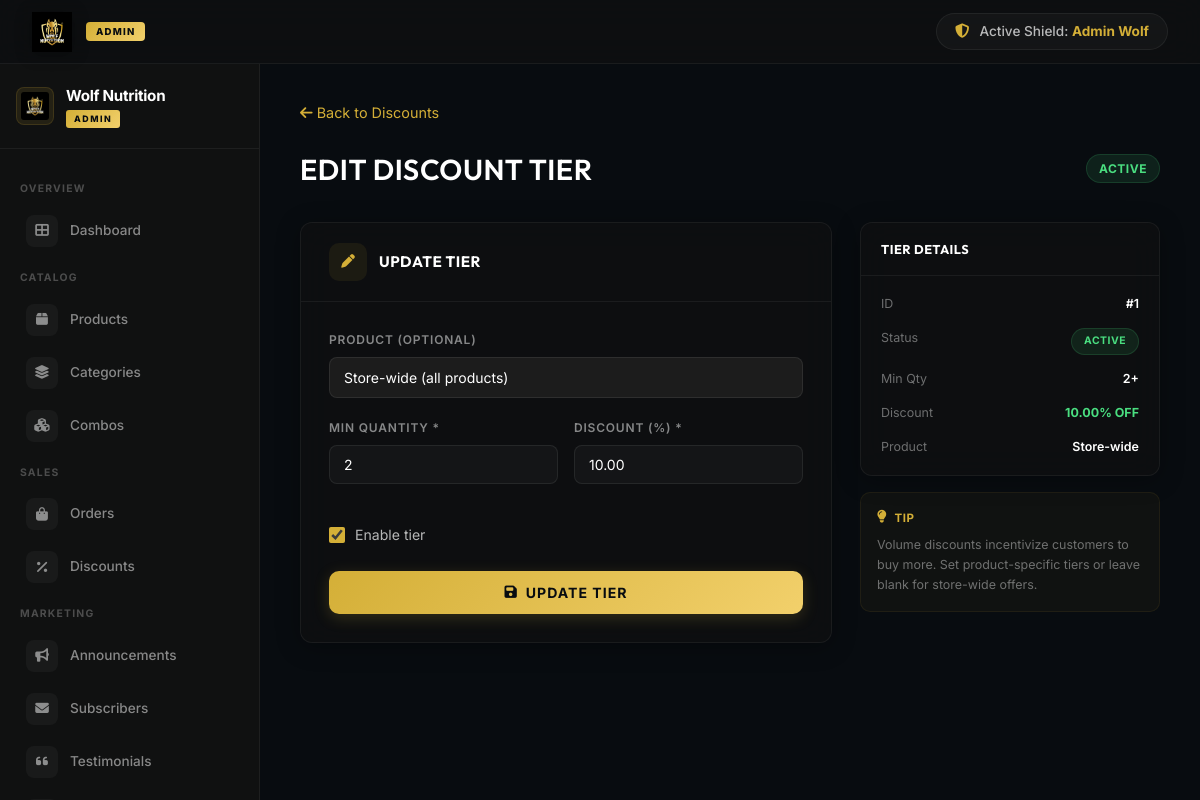
/admin/quantity_discount_edit.php?id=1 (signed in), run on the app's committed database.
### tables this page shows
CREATE TABLE IF NOT EXISTS `quantity_discounts` (
  `id` INT AUTO_INCREMENT PRIMARY KEY,
  `product_id` INT NULL,  
  `min_qty` INT NOT NULL,
  `discount_percent` DECIMAL(5,2) NOT NULL,
  `status` TINYINT(1) DEFAULT 1,
  FOREIGN KEY (`product_id`) REFERENCES `products` (`id`) ON DELETE CASCADE
);

### admin/quantity_discount_edit.php (the view, shortened to what this page needs)
<?php
require_once __DIR__ . '/includes/header.php';
require_once __DIR__ . '/includes/sidebar.php';
$edit_id = isset($_GET['id']) ? (int)$_GET['id'] : 0;
$stmt_t = $pdo->prepare("SELECT * FROM quantity_discounts WHERE id = ?");
$stmt_t->execute([$edit_id]);
$tier = $stmt_t->fetch();
$product_name = 'Store-wide';
?>
    <div style="margin-bottom:20px;">
        <a href="quantity_discounts.php" style="color:var(--gold-muted); font-size:0.9rem; text-decoration:none;">
            <i class="fas fa-arrow-left"></i> Back to Discounts
        </a>
    </div>
    <div style="display:flex; justify-content:space-between; align-items:center; margin-bottom:30px;">
        <h2 style="font-size:1.8rem; text-transform:uppercase;">Edit Discount Tier</h2>
        <span class="admin-badge <?php echo $tier['status'] ? 'badge-completed' : 'badge-pending'; ?>" style="font-size:0.75rem;">
            <?php echo $tier['status'] ? 'Active' : 'Inactive'; ?>
        </span>
    </div>
    <div style="display:grid; grid-template-columns:1fr 300px; gap:28px; align-items:start;">
        <div class="glass-card" style="padding:0; overflow:hidden;">
            <div style="padding:20px 28px; border-bottom:1px solid rgba(255,255,255,0.06); display:flex; align-items:center; gap:12px;">
                <div style="width:38px; height:38px; border-radius:10px; background:rgba(212,175,55,0.08); display:flex; align-items:center; justify-content:center;">
                    <i class="fas fa-pen" style="color:#D4AF37; font-size:0.85rem;"></i>
                </div>
                <h3 style="font-size:0.95rem; font-weight:700; color:#fff; text-transform:uppercase; letter-spacing:0.5px;">Update Tier</h3>
            </div>
            <form action="quantity_discount_edit.php?id=<?php echo $edit_id; ?>" method="POST" style="padding:28px;">
                <div class="form-group" style="margin-bottom:20px;">
                    <label style="font-size:0.75rem; text-transform:uppercase; letter-spacing:0.8px; color:rgba(255,255,255,0.5); margin-bottom:8px; display:block;">Product (optional)</label>
                    <select name="product_id" class="form-control">
                        <option value="">Store-wide (all products)</option>
                    </select>
                </div>
                <div style="display:grid; grid-template-columns:1fr 1fr; gap:16px; margin-bottom:20px;">
                    <div class="form-group">
                        <label style="font-size:0.75rem; text-transform:uppercase; letter-spacing:0.8px; color:rgba(255,255,255,0.5); margin-bottom:8px; display:block;">Min Quantity *</label>
                        <input type="number" name="min_qty" class="form-control" min="2" required value="<?php echo $tier['min_qty']; ?>">
                    </div>
                    <div class="form-group">
                        <label style="font-size:0.75rem; text-transform:uppercase; letter-spacing:0.8px; color:rgba(255,255,255,0.5); margin-bottom:8px; display:block;">Discount (%) *</label>
                        <input type="number" step="0.01" name="discount_percent" class="form-control" required value="<?php echo $tier['discount_percent']; ?>">
                    </div>
                </div>
                <div style="margin-bottom:24px;">
                    <label style="display:flex; align-items:center; gap:10px; cursor:pointer; font-size:0.88rem; color:rgba(255,255,255,0.7);">
                        <input type="checkbox" name="status" value="1" <?php echo $tier['status'] ? 'checked' : ''; ?> style="accent-color:#D4AF37; width:16px; height:16px;">
                        <span>Enable tier</span>
                    </label>
                </div>
                <button type="submit" name="update_tier" class="btn-gold" style="width:100%; padding:13px 20px; font-size:0.88rem; font-weight:700; border-radius:10px; display:flex; align-items:center; justify-content:center; gap:8px;">
                    <i class="fas fa-save"></i> Update Tier
                </button>
            </form>
        </div>
        <div style="position:sticky; top:96px;">
            <div class="glass-card" style="padding:0; overflow:hidden;">
                <div style="padding:16px 20px; border-bottom:1px solid rgba(255,255,255,0.06);">
                    <h4 style="font-size:0.8rem; font-weight:700; color:#fff; text-transform:uppercase; letter-spacing:0.5px;">Tier Details</h4>
                </div>
                <div style="padding:18px 20px;">
                    <div style="display:flex; justify-content:space-between; margin-bottom:14px;">
                        <span style="font-size:0.78rem; color:rgba(255,255,255,0.4);">ID</span>
                        <span style="font-size:0.78rem; color:#fff; font-weight:600;">#<?php echo $tier['id']; ?></span>
                    </div>
                    <div style="display:flex; justify-content:space-between; margin-bottom:14px;">
                        <span style="font-size:0.78rem; color:rgba(255,255,255,0.4);">Status</span>
                        <span class="admin-badge <?php echo $tier['status'] ? 'badge-completed' : 'badge-pending'; ?>">
                            <?php echo $tier['status'] ? 'Active' : 'Inactive'; ?>
                        </span>
                    </div>
                    <div style="display:flex; justify-content:space-between; margin-bottom:14px;">
                        <span style="font-size:0.78rem; color:rgba(255,255,255,0.4);">Min Qty</span>
                        <span style="font-size:0.78rem; color:#fff; font-weight:600;"><?php echo $tier['min_qty']; ?>+</span>
                    </div>
                    <div style="display:flex; justify-content:space-between; margin-bottom:14px;">
                        <span style="font-size:0.78rem; color:rgba(255,255,255,0.4);">Discount</span>
                        <span style="font-size:0.78rem; color:#4ade80; font-weight:700;"><?php echo $tier['discount_percent']; ?>% OFF</span>
                    </div>
                    <div style="display:flex; justify-content:space-between;">
                        <span style="font-size:0.78rem; color:rgba(255,255,255,0.4);">Product</span>
                        <span style="font-size:0.78rem; color:#fff; font-weight:600; text-align:right; max-width:140px; overflow:hidden; text-overflow:ellipsis; white-space:nowrap;"><?php echo htmlspecialchars($product_name); ?></span>
                    </div>
                </div>
            </div>
            <div style="margin-top:16px; padding:16px; border-radius:10px; background:rgba(212,175,55,0.04); border:1px solid rgba(212,175,55,0.08);">
                <div style="display:flex; align-items:center; gap:8px; margin-bottom:8px;">
                    <i class="fas fa-lightbulb" style="color:#D4AF37; font-size:0.8rem;"></i>
                    <span style="font-size:0.72rem; font-weight:700; color:#D4AF37; text-transform:uppercase; letter-spacing:0.5px;">Tip</span>
                </div>
                <p style="font-size:0.78rem; color:rgba(255,255,255,0.4); line-height:1.6; margin:0;">
                    Volume discounts incentivize customers to buy more. Set product-specific tiers or leave blank for store-wide offers.
                </p>
            </div>
        </div>
    </div>
<?php
require_once __DIR__ . '/includes/footer.php';
?>

### assets/css/style.css (style rules this page uses)
:root { --bg-primary: #080C10; --bg-secondary: #121212; --bg-card: #121212; --bg-card-hover: #121212; --gold-primary: #D4AF37; --gold-light: #FFD700; --gold-dark: #D4AF37; --gold-muted: #D4AF37; --gold-gradient: linear-gradient(135deg, #FFD700 0%, #D4AF37 100%); --gold-glow: 0 0 15px rgba(212, 175, 55, 0.25); --gold-glow-hover: 0 0 25px rgba(212, 175, 55, 0.5); --text-primary: #FFFFFF; --text-secondary: rgba(255, 255, 255, 0.8); --text-muted: rgba(255, 255, 255, 0.5); --border-color: rgba(212, 175, 55, 0.15); --border-active: rgba(212, 175, 55, 0.5); --danger-color: #FFFFFF; --success-color: #D4AF37; --font-heading: 'Outfit', sans-serif; --font-body: 'Inter', sans-serif; --transition-fast: 0.2s ease; --transition-normal: 0.3s cubic-bezier(0.25, 0.8, 0.25, 1); }
* { box-sizing: border-box; margin: 0; padding: 0; }
body { background-color: var(--bg-primary); color: var(--text-secondary); font-family: var(--font-body); line-height: 1.6; overflow-x: hidden; }
h1, h2, h3, h4, h5, h6 { color: var(--text-primary); font-family: var(--font-heading); font-weight: 600; letter-spacing: 0.5px; }
a { color: inherit; text-decoration: none; transition: var(--transition-fast); }
.btn-gold { background: var(--gold-gradient); color: #080C10; border: none; padding: 12px 25px; font-family: var(--font-heading); font-weight: 700; text-transform: uppercase; letter-spacing: 1px; border-radius: 4px; cursor: pointer; display: inline-flex; align-items: center; justify-content: center; gap: 10px; position: relative; overflow: hidden; transition: var(--transition-normal); box-shadow: var(--gold-glow); }
.btn-gold::before { content: ''; position: absolute; top: 0; left: -100%; width: 50%; height: 100%; background: linear-gradient(90deg, transparent, rgba(255, 255, 255, 0.4), transparent); transform: skewX(-25deg); transition: 0.75s; }
.glass-card { background: var(--bg-card); border: 1px solid var(--border-color); border-radius: 8px; transition: var(--transition-normal); }
.form-group { margin-bottom: 20px; }
.form-group label { display: block; margin-bottom: 8px; font-weight: 600; color: var(--text-primary); }
.form-control { width: 100%; background-color: var(--bg-secondary) !important; border: 1px solid var(--border-color); color: var(--text-primary) !important; padding: 12px 15px; border-radius: 6px; outline: none; font-family: inherit; transition: border-color var(--transition-fast), box-shadow var(--transition-fast); }

### admin/includes/header.php (style rules this page uses)
*, *::before, *::after { box-sizing: border-box; margin: 0; padding: 0; }
body { display: flex; flex-direction: column; height: 100vh; overflow: hidden; background: #080C10; font-family: 'Inter', system-ui, -apple-system, sans-serif; color: #ffffff; -webkit-font-smoothing: antialiased; -moz-osx-font-smoothing: grayscale; margin: 0; padding: 0; }
.glass-card, .admin-card { background: rgba(18, 18, 18, 0.6); backdrop-filter: blur(16px); -webkit-backdrop-filter: blur(16px); border: 1px solid rgba(255, 255, 255, 0.06); border-radius: 12px; padding: 24px; position: relative; overflow: hidden; transition: all 0.2s ease; box-shadow: 0 4px 24px rgba(0, 0, 0, 0.3); }
.admin-badge { display: inline-block; padding: 4px 12px; border-radius: 20px; font-size: 0.65rem; font-weight: 700; letter-spacing: 0.5px; text-transform: uppercase; }
.badge-completed { background: rgba(74, 222, 128, 0.1); color: #4ade80; border: 1px solid rgba(74, 222, 128, 0.15); }
.form-control { background: rgba(255, 255, 255, 0.03) !important; border: 1px solid rgba(255, 255, 255, 0.08) !important; border-radius: 8px; padding: 10px 14px; font-size: 0.875rem; color: #ffffff !important; font-family: 'Inter', system-ui, sans-serif; transition: all 0.2s ease; outline: none; width: 100%; }
.form-control::placeholder { color: rgba(255, 255, 255, 0.3); }
select.form-control { color: #ffffff !important; background-color: rgba(30, 30, 30, 0.95) !important; appearance: none; background-repeat: no-repeat; background-position: right 12px center; padding-right: 36px; }
select.form-control option { background: #1a1a2e; color: #ffffff; padding: 8px; }
.btn-gold { display: inline-flex; align-items: center; gap: 8px; padding: 10px 24px; background: linear-gradient(135deg, #D4AF37 0%, #F2D06B 100%); color: #080C10; font-size: 0.85rem; font-weight: 700; border: none; border-radius: 8px; cursor: pointer; transition: all 0.2s ease; text-decoration: none; font-family: 'Inter', system-ui, sans-serif; box-shadow: 0 4px 16px rgba(212, 175, 55, 0.2); }

### data on the page
quantity_discounts: min_qty "2", discount_percent "10.00", status "☑", id "1"

### other printed values
$admin_name "Admin Wolf"
$group['label'] "OVERVIEW"
$item['label'] "Dashboard"
$group['label'] "CATALOG"
$item['label'] "Products"
$item['label'] "Categories"
$item['label'] "Combos"
$group['label'] "SALES"
$item['label'] "Orders"
$item['label'] "Discounts"
$group['label'] "MARKETING"
$item['label'] "Announcements"
$item['label'] "Subscribers"
$item['label'] "Testimonials"
$product_name "Store-wide"
